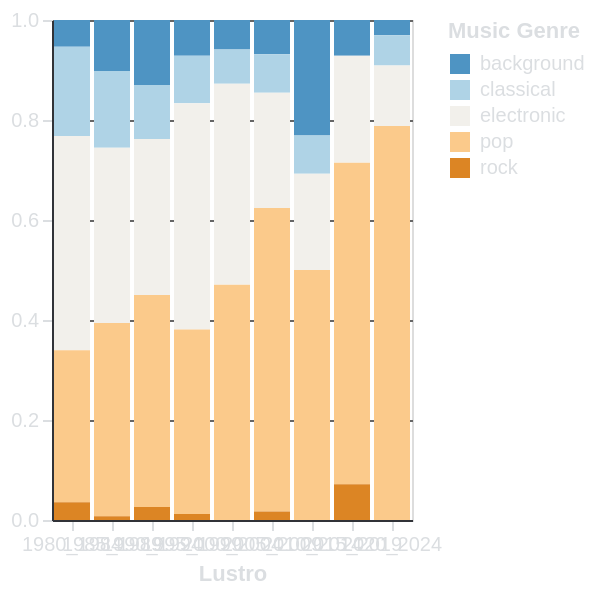

Here is the Vega-Lite specification saved for this chart:
### Vega-Lite specification from a JSON file in a GitHub repository (floating-point values rounded to 4 significant figures)
{"$schema": "https://vega.github.io/schema/vega-lite/v5.15.1.json", "config": {"axis": {"domainColor": "#313338", "gridColor": "#666666", "labelColor": "#DBDEE1", "tickColor": "#DBDEE1", "titleColor": "#DBDEE1"}, "background": "transparent", "legend": {"labelColor": "#DBDEE1", "titleColor": "#DBDEE1"}, "title": {"color": "#DBDEE1", "fontSize": 16}}, "data": {"name": "data-6dd00e79f855ba7264f9b7df8c844f54"}, "datasets": {"data-6dd00e79f855ba7264f9b7df8c844f54": [{"genre": "background", "lustrum": "1980_1984", "percentage": 0.05357}, {"genre": "background", "lustrum": "1985_1989", "percentage": 0.1022}, {"genre": "background", "lustrum": "1990_1994", "percentage": 0.1301}, {"genre": "background", "lustrum": "1995_1999", "percentage": 0.07143}, {"genre": "background", "lustrum": "2000_2004", "percentage": 0.05882}, {"genre": "background", "lustrum": "2005_2009", "percentage": 0.06838}, {"genre": "background", "lustrum": "2010_2014", "percentage": 0.2308}, {"genre": "background", "lustrum": "2015_2019", "percentage": 0.07143}, {"genre": "background", "lustrum": "2020_2024", "percentage": 0.0303}, {"genre": "classical", "lustrum": "1980_1984", "percentage": 0.1786}, {"genre": "classical", "lustrum": "1985_1989", "percentage": 0.1533}, {"genre": "classical", "lustrum": "1990_1994", "percentage": 0.1078}, {"genre": "classical", "lustrum": "1995_1999", "percentage": 0.09524}, {"genre": "classical", "lustrum": "2000_2004", "percentage": 0.06863}, {"genre": "classical", "lustrum": "2005_2009", "percentage": 0.07692}, {"genre": "classical", "lustrum": "2010_2014", "percentage": 0.07692}, {"genre": "classical", "lustrum": "2015_2019", "percentage": null}, {"genre": "classical", "lustrum": "2020_2024", "percentage": 0.06061}, {"genre": "electronic", "lustrum": "1980_1984", "percentage": 0.4286}, {"genre": "electronic", "lustrum": "1985_1989", "percentage": 0.3504}, {"genre": "electronic", "lustrum": "1990_1994", "percentage": 0.3123}, {"genre": "electronic", "lustrum": "1995_1999", "percentage": 0.4524}, {"genre": "electronic", "lustrum": "2000_2004", "percentage": 0.402}, {"genre": "electronic", "lustrum": "2005_2009", "percentage": 0.2308}, {"genre": "electronic", "lustrum": "2010_2014", "percentage": 0.1923}, {"genre": "electronic", "lustrum": "2015_2019", "percentage": 0.2143}, {"genre": "electronic", "lustrum": "2020_2024", "percentage": 0.1212}, {"genre": "pop", "lustrum": "1980_1984", "percentage": 0.3036}, {"genre": "pop", "lustrum": "1985_1989", "percentage": 0.3869}, {"genre": "pop", "lustrum": "1990_1994", "percentage": 0.4238}, {"genre": "pop", "lustrum": "1995_1999", "percentage": 0.369}, {"genre": "pop", "lustrum": "2000_2004", "percentage": 0.4706}, {"genre": "pop", "lustrum": "2005_2009", "percentage": 0.6068}, {"genre": "pop", "lustrum": "2010_2014", "percentage": 0.5}, {"genre": "pop", "lustrum": "2015_2019", "percentage": 0.6429}, {"genre": "pop", "lustrum": "2020_2024", "percentage": 0.7879}, {"genre": "rock", "lustrum": "1980_1984", "percentage": 0.03571}, {"genre": "rock", "lustrum": "1985_1989", "percentage": 0.007299}, {"genre": "rock", "lustrum": "1990_1994", "percentage": 0.02602}, {"genre": "rock", "lustrum": "1995_1999", "percentage": 0.0119}, {"genre": "rock", "lustrum": "2000_2004", "percentage": null}, {"genre": "rock", "lustrum": "2005_2009", "percentage": 0.01709}, {"genre": "rock", "lustrum": "2010_2014", "percentage": null}, {"genre": "rock", "lustrum": "2015_2019", "percentage": 0.07143}, {"genre": "rock", "lustrum": "2020_2024", "percentage": null}]}, "encoding": {"color": {"field": "genre", "legend": {"title": "Music Genre"}, "scale": {"scheme": "blueorange", "type": "quantize"}, "type": "nominal"}, "tooltip": [{"field": "lustrum", "title": "Lustro", "type": "nominal"}, {"field": "genre", "title": "Genere Musicale", "type": "nominal"}, {"field": "percentage", "format": ".2f", "title": "Percentuale", "type": "quantitative"}], "x": {"axis": {"labelAngle": 0, "title": "Lustro"}, "field": "lustrum", "type": "nominal"}, "y": {"field": "percentage", "scale": {"domain": [0, 1]}, "title": null, "type": "quantitative"}}, "height": 250, "mark": {"type": "bar"}, "width": "container"}
